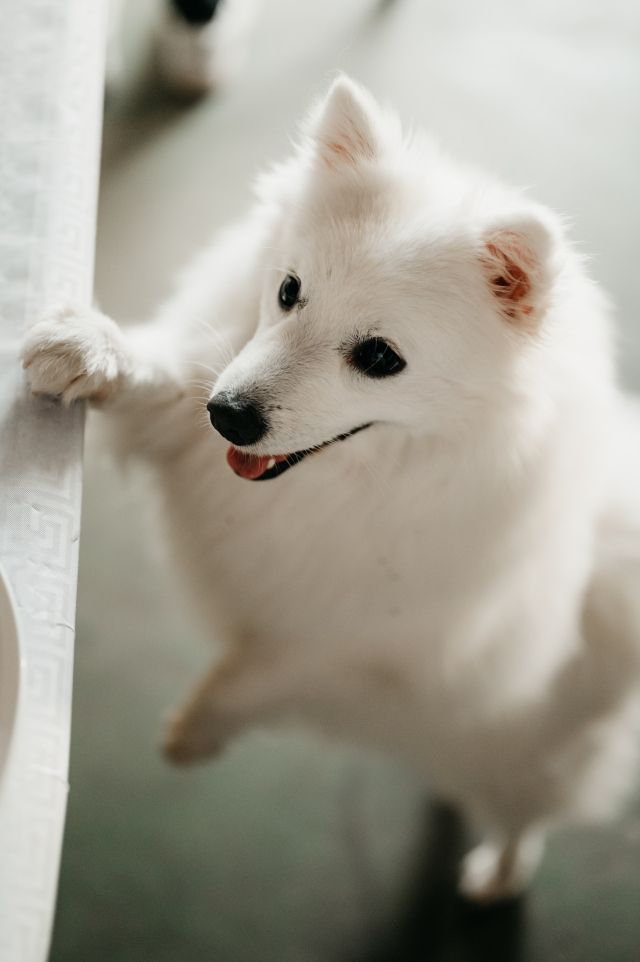
#> input picture Image/dog.png, 1920 x 2886 px (shown at 1/3 size)
$ python psnr.py
#> lines starting #> are read from the running program, lines starting #| are printed output that depends on the picture; pictures that were not available may be replaced by others from this repository, and a replacement may not be noted
"""
	Peak signal-to-noise ratio - PSNR - https://en.wikipedia.org/wiki/Peak_signal-to-noise_ratio
    Soruce: https://tutorials.techonical.com/how-to-calculate-psnr-value-of-two-images-using-python/
"""

import math
import os

import cv2
import numpy as np

def psnr(original, contrast):
    mse = np.mean((original - contrast) ** 2)
    print(mse)
    if mse == 0:
        return 100
    PIXEL_MAX = 255.0
    PSNR = 20 * math.log10(PIXEL_MAX / math.sqrt(mse))
    return PSNR


def main():
    dir_path = os.path.dirname(os.path.realpath(__file__))
    # Loading images (original image and compressed image)
    original = cv2.imread(os.path.join(dir_path, '../Image/dog.png'))
#> original is the input picture: shape (2886, 1920, 3); mean B, G, R 147.2, 159.1, 162.8
    contrast = cv2.imread(os.path.join(dir_path, '../Image/stego_dog.png'), 1)
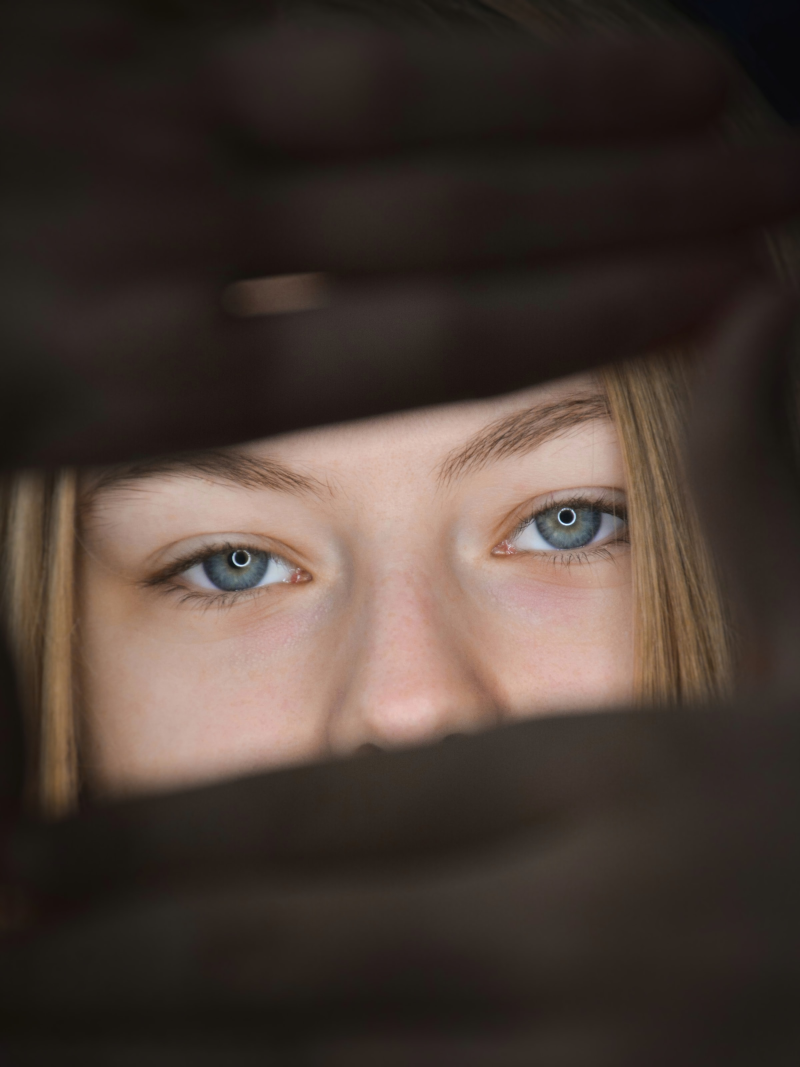
#> input picture Image/hallo.png, 2400 x 3200 px, given in place of stego_dog.png, which was not available (shown at 1/3 size)
#> contrast is the input picture: shape (3200, 2400, 3); mean B, G, R 51.4, 58.4, 71.4
    extraction = cv2.imread(os.path.join(dir_path, '../Image/ekstrasi_dog.png'), 1)
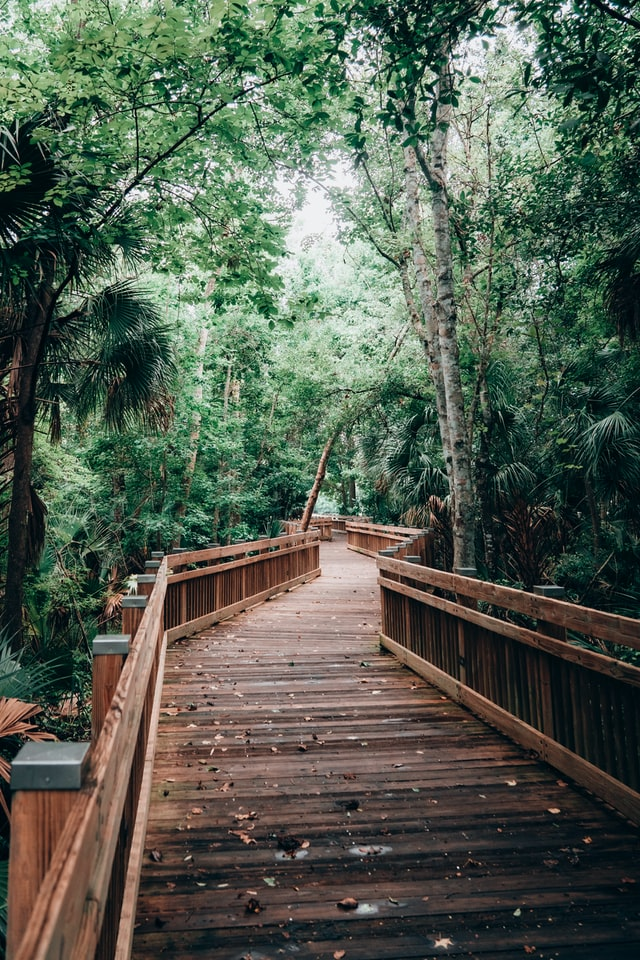
#> input picture Image/hutan.png, 640 x 960 px, given in place of ekstrasi_dog.png, which was not available
#> extraction is the input picture: shape (960, 640, 3); mean B, G, R 79.4, 93.4, 83.1

    original2 = cv2.imread(os.path.join(dir_path, '../Image/horse.png'))
    contrast2 = cv2.imread(os.path.join(dir_path, '../Image/stego_horse.png'), 1)

    original3 = cv2.imread(os.path.join(dir_path, '../Image/didik.png'))
    contrast3 = cv2.imread(os.path.join(dir_path, '../Image/stego_didik.png'), 1)

    original4 = cv2.imread(os.path.join(dir_path, '../Image/ketut.png'))
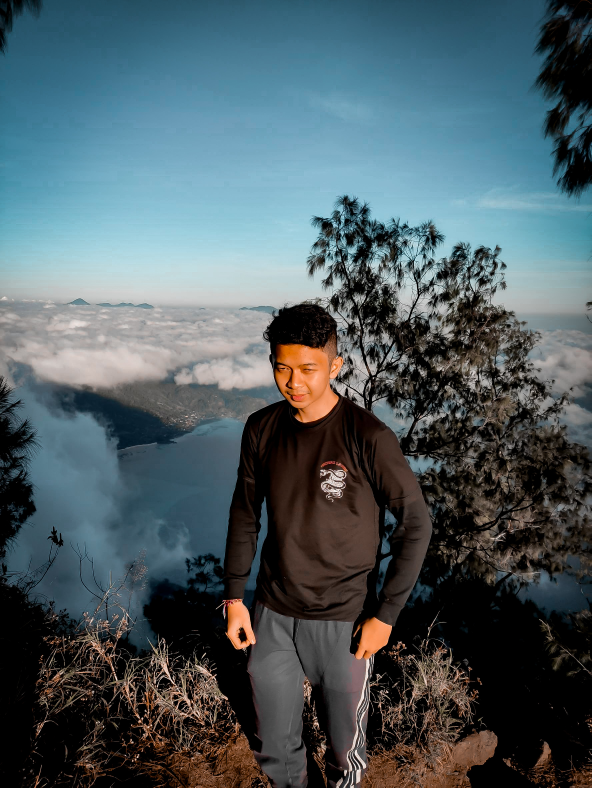
#> input picture Image/ketut.png, 1774 x 2363 px (shown at 1/3 size)
#> original4 is the input picture: shape (2363, 1774, 3); mean B, G, R 97.3, 91.7, 76.4
    contrast4 = cv2.imread(os.path.join(dir_path, '../Image/stego_ketut.png'), 1)

    original5 = cv2.imread(os.path.join(dir_path, '../Image/townhall.png'))
    contrast5 = cv2.imread(os.path.join(dir_path, '../Image/stego_townhall.png'), 1)

    original6 = cv2.imread(os.path.join(dir_path, '../Image/dog.png'))
    contrast6 = cv2.imread(os.path.join(dir_path, '../Image/stego_dog.png'), 1)

    original7 = cv2.imread(os.path.join(dir_path, '../Image/speed.png'))
    contrast7 = cv2.imread(os.path.join(dir_path, '../Image/stego_speed.png'), 1)

    original8 = cv2.imread(os.path.join(dir_path, '../Image/museum.png'))
    contrast8 = cv2.imread(os.path.join(dir_path, '../Image/stego_museum.png'), 1)

    # Value expected: 29.73dB
    print("-- First Test --")
    print(f"PSNR = {psnr(original, contrast)} dB")
    print(f"PSNR kedua = {psnr(original, extraction)} dB")

    # # Value expected: 31.53dB (Wikipedia Example)
    print("\n-- Second Test --")
    print(f"PSNR = {psnr(original2, contrast2)} dB")

    print("\n-- Third Test --")
    print(f"PSNR = {psnr(original3, contrast3)} dB")

    print("\n-- Fourth Test --")
    print(f"PSNR = {psnr(original4, contrast4)} dB")

    print("\n-- Fifth Test --")
    print(f"PSNR = {psnr(original5, contrast5)} dB")

    print("\n-- 6 --")
    print(f"PSNR = {psnr(original6, contrast6)} dB")

    print("\n-- 7 --")
    print(f"PSNR = {psnr(original7, contrast7)} dB")

    print("\n-- 8 --")
    print(f"PSNR = {psnr(original8, contrast8)} dB")


if __name__ == '__main__':
#> (the run stopped early here; a loop or call above may not have finished)
